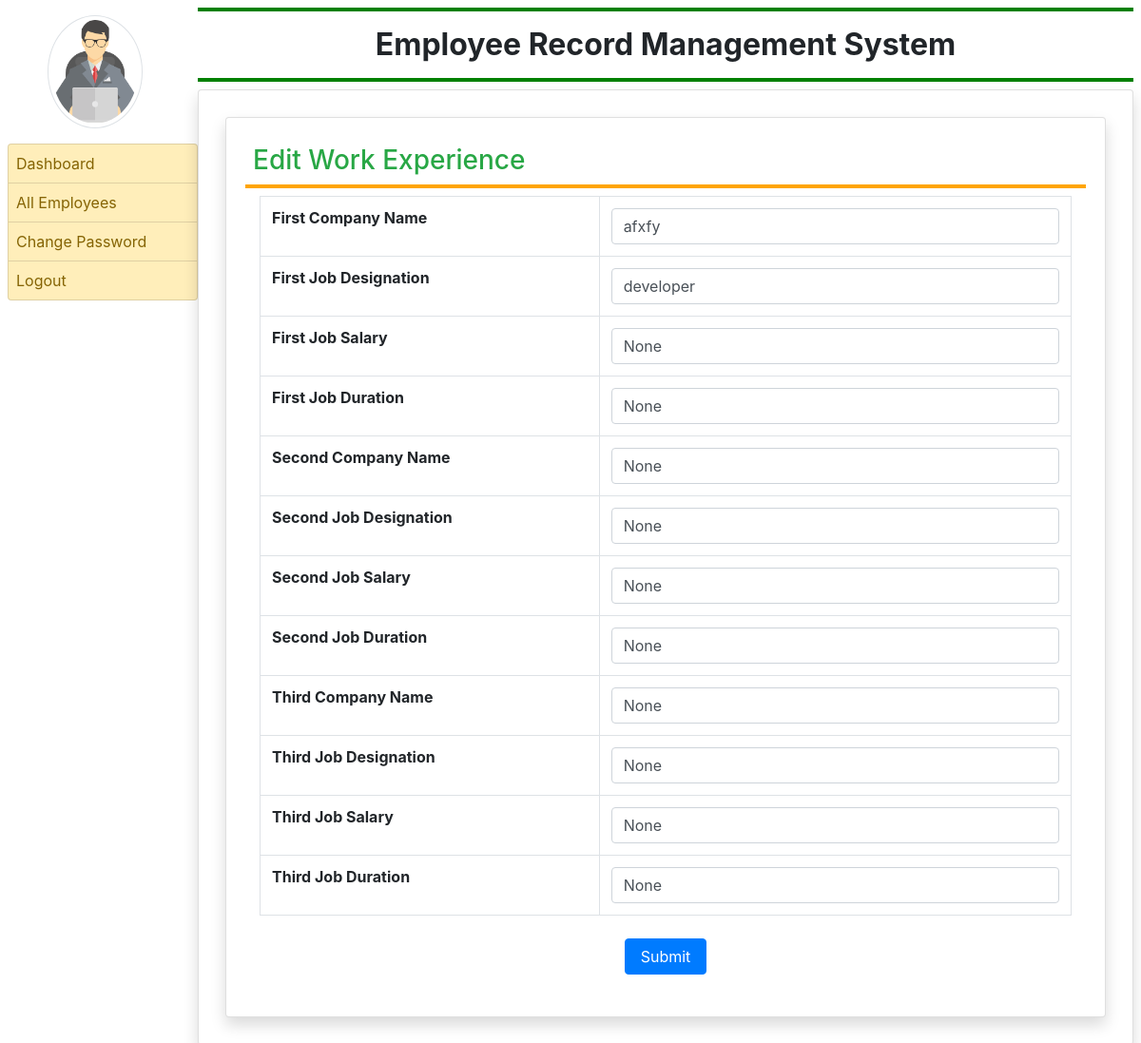
/edit_experience/8/ (signed in), run on the app's committed database.
### employee/models.py (models this page shows, shortened)
class EmployeeExperience(models.Model):
    user=models.ForeignKey(User,on_delete=models.CASCADE)
    company1name=models.CharField(max_length=100,null=True)
    company1desig=models.CharField(max_length=100,null=True)
    company1salary=models.CharField(max_length=100,null=True)
    company1duration=models.CharField(max_length=100,null=True)
    company2name=models.CharField(max_length=100,null=True)
    company2desig=models.CharField(max_length=100,null=True)
    company2salary=models.CharField(max_length=100,null=True)
    company2duration=models.CharField(max_length=100,null=True)
    company3name=models.CharField(max_length=100,null=True)
    company3desig=models.CharField(max_length=100,null=True)
    company3salary=models.CharField(max_length=100,null=True)
    company3duration=models.CharField(max_length=100,null=True)

### employee/views.py (the view, shortened to what this page needs)
# urls.py: path('edit_experience/<int:pid>/', views.edit_experience, name='edit_experience'),
def edit_experience(request,pid):
    if not request.user.is_authenticated:
        return redirect('emp_login')
    error=""
    user=User.objects.get(id=pid)
    experience = EmployeeExperience.objects.get(user = user)
    return render(request,'edit_experience.html',locals())

### employee/templates/edit_experience.html (shortened to what this page needs)
{% extends 'admin_base.html' %}
{% block main %}
<div class="card shadow m-2">
    <div class="card-body">
        <h3 class="p-2 text-success"  style="border-bottom:4px solid orange ">Edit Work Experience</h3>
        <div class="container-fluid">
            <form method="post">
            <table class="table table-bordered">
                <tr>
                    <th>First Company Name</th>
                    <td><input type="text" name="company1name" class="form-control" value="{{experience.company1name}}"></td>
                </tr>
                <tr>
                    <th>First Job Designation</th>
                    <td><input type="text" name="company1desig" class="form-control" value="{{experience.company1desig}}"></td>
                </tr>
                <tr>
                    <th>First Job Salary</th>
                    <td><input type="text" name="company1salary" class="form-control" value="{{experience.company1salary}}"></td>
                </tr>
                <tr>
                    <th>First Job Duration</th>
                    <td><input type="text" name="company1duration" class="form-control" value="{{experience.company1duration}}"></td>
                </tr>
                <tr>
                    <th>Second Company Name</th>
                    <td><input type="text" name="company2name" class="form-control" value="{{experience.company2name}}"></td>
                </tr>
                <tr>
                    <th>Second Job Designation</th>
                    <td><input type="text" name="company2desig" class="form-control" value="{{experience.company2desig}}"></td>
                </tr>
                <tr>
                    <th>Second Job Salary</th>
                    <td><input type="text" name="company2salary" class="form-control" value="{{experience.company2salary}}"></td>
                </tr>
                <tr>
                    <th>Second Job Duration</th>
                    <td><input type="text" name="company2duration" class="form-control" value="{{experience.company2duration}}"></td>
                </tr>
                <tr>
                    <th>Third Company Name</th>
                    <td><input type="text" name="company3name" class="form-control" value="{{experience.company3name}}"></td>
                </tr>
                <tr>
                    <th>Third Job Designation</th>
                    <td><input type="text" name="company3desig" class="form-control" value="{{experience.company3desig}}"></td>
                </tr>
                <tr>
                    <th>Third Job Salary</th>
                    <td><input type="text" name="company3salary" class="form-control" value="{{experience.company3salary}}"></td>
                </tr>
                <tr>
                    <th>Third Job Duration</th>
                    <td><input type="text" name="company3duration" class="form-control" value="{{experience.company3duration}}"></td>
                </tr>
            </table>
                <center><input type="submit" value="Submit" class="btn btn-primary m-2 px-3"></center>
            </form>
        </div>
    </div>
</div>
{% endblock %}

### data on the page
EmployeeExperience: company1name "afxfy", company1desig "developer", company1salary "None", company1duration "None", company2name "None", company2desig "None", company2salary "None", company2duration "None", company3name "None", company3desig "None", company3salary "None", company3duration "None"
